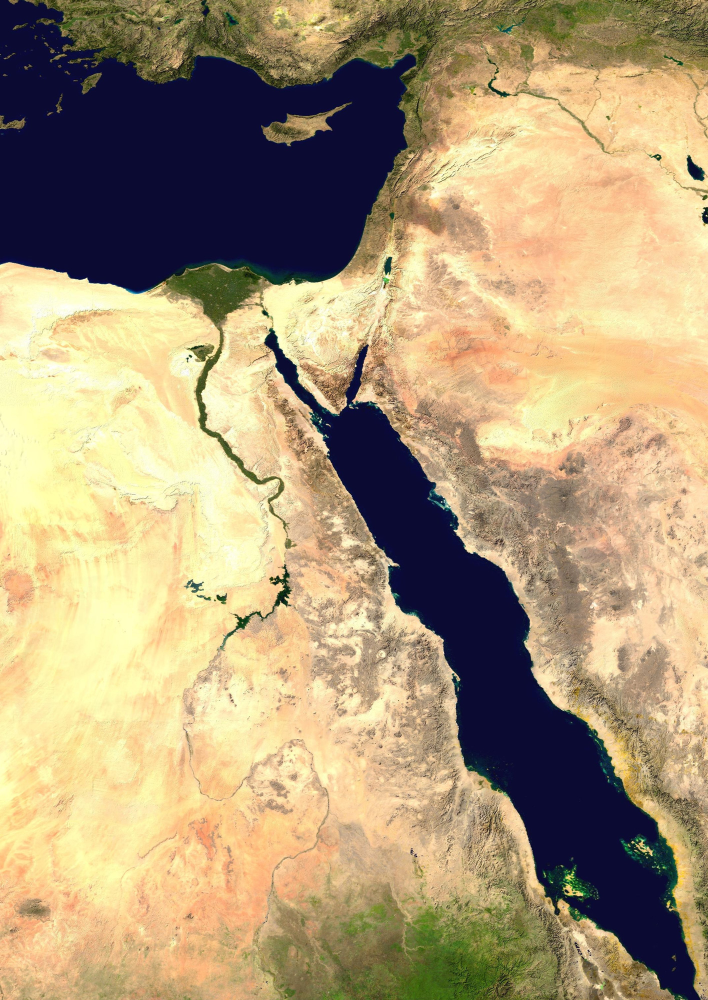
%> input picture matlab/big.jpg, 1416 x 2000 px, given in place of small.jpg, which was not available (shown at 1/2 size)
$ octave readmap_deuce.m   (GNU Octave 9; MATLAB toolbox functions it lacks are replaced by stand-ins)
%> lines starting %> are read from the running program, lines starting %| are printed output that depends on the picture; in (x1, y1, x2, y2) boxes, pixels count from 0 and x2, y2 are one past the last pixel; in counts of white or black regions, pixels touching at a corner belong together; the program's own positions count from 1; pictures that were not available may be replaced by others from this repository, and a replacement may not be noted
clear all; close all; clc;
% na podstawie obrazka o nazwie fname oblicza i zapisuje mapy:
% woda/lad (land),
% popytu (des),
% obronnosci (def)
% dlugo sie wykonuje
%%
fname = 'big.jpg';
fname = 'small.jpg';
img = imread(fname);
%> img is the input picture: size 2000x1416x3 uint8; mean R, G, B 172.7, 153.6, 119.8
%img = imresize( img, .3);

r = img(:,:,1);
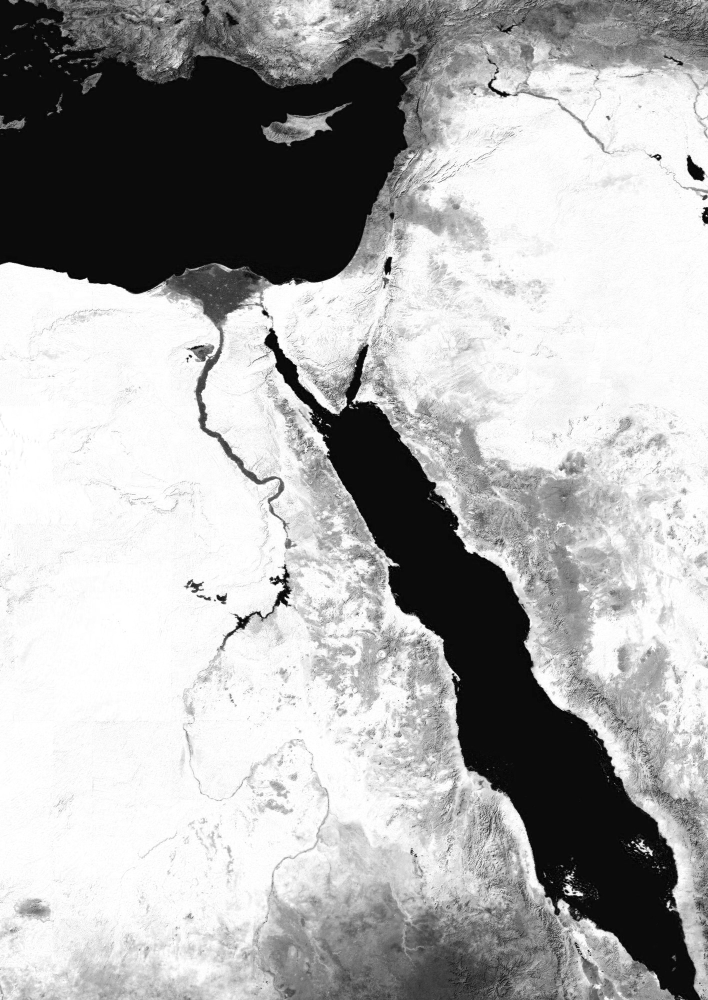
%> r: size 2000x1416 uint8 (shown at 1/2 size); min 0, max 255, mean 172.7
g = img(:,:,2);
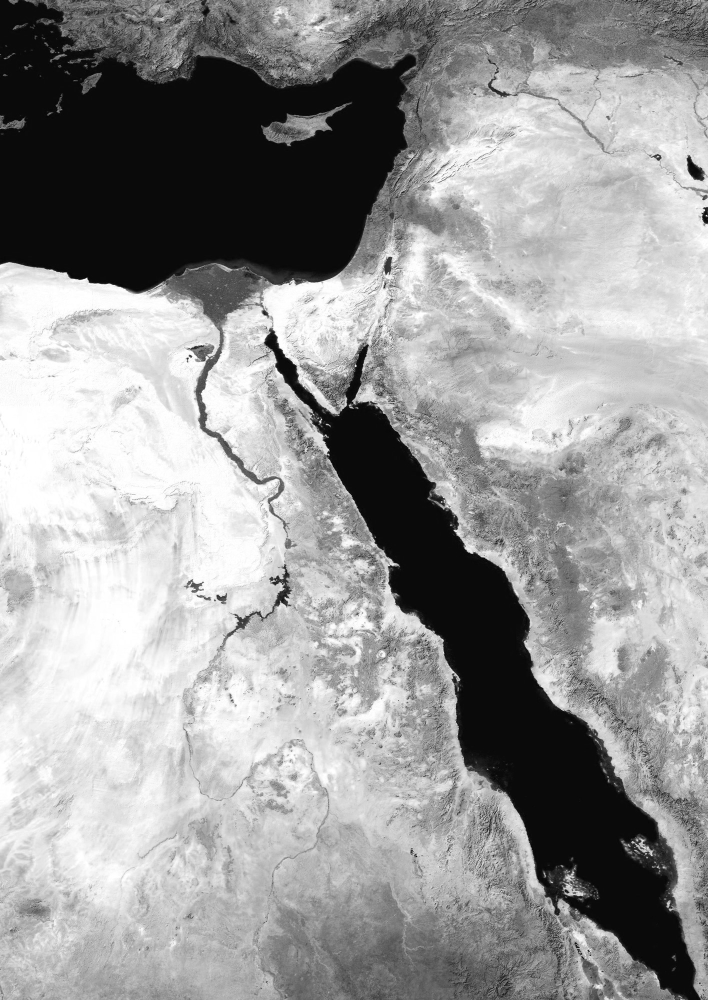
%> g: size 2000x1416 uint8 (shown at 1/2 size); min 0, max 255, mean 153.6
b = img(:,:,3);
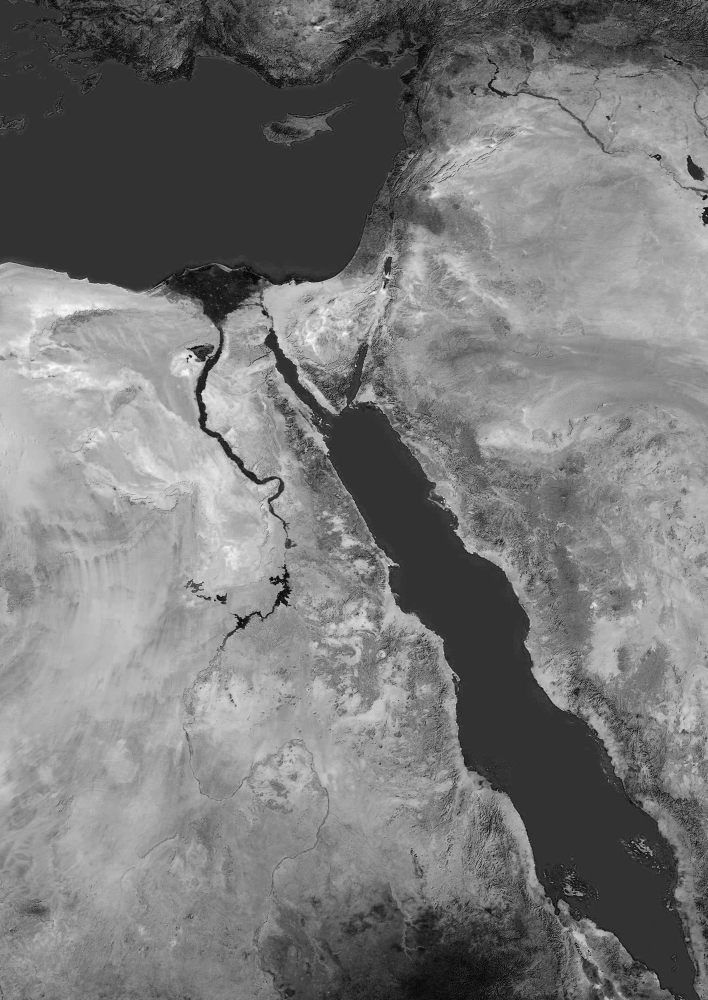
%> b: size 2000x1416 uint8 (shown at 1/2 size); min 0, max 255, mean 119.8
% [5 lines of commented-out code are left out]
%%
desert = r>210 & g>210 & b<200;
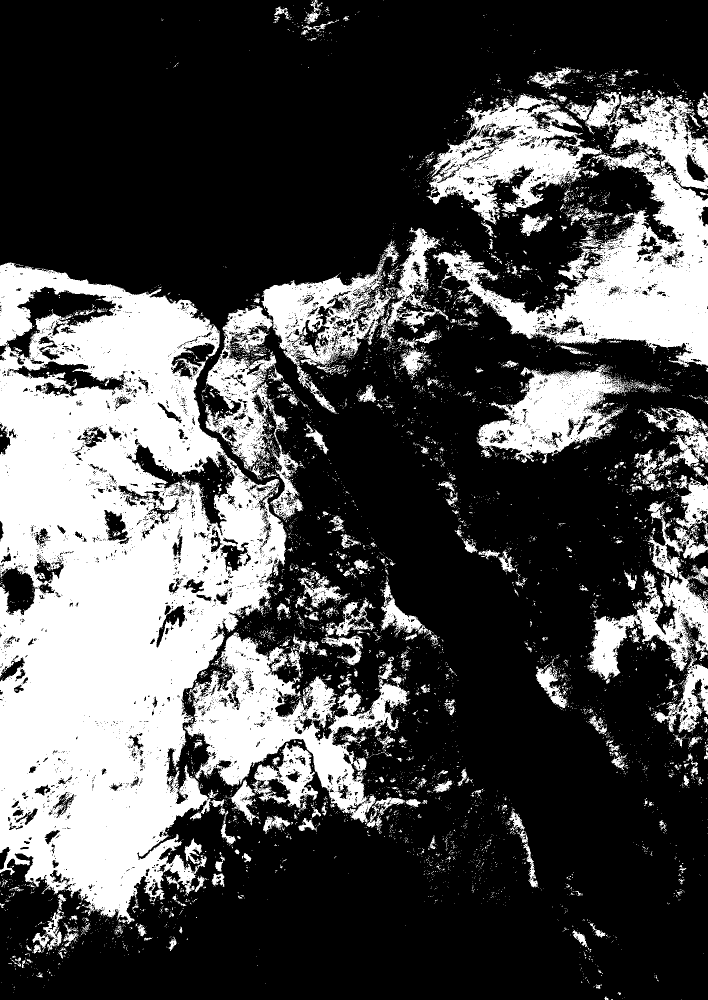
%> desert: size 2000x1416 logical (shown at 1/2 size); 30.6% white; 7619 white regions (7165 under 20 px), largest, box (x1, y1, x2, y2) and area: (0, 525, 573, 1848) 453961, (865, 301, 1416, 734) 80125, (368, 1264, 821, 1646) 60936
land = (b<60 & b>35 & r+g<130) | (b>10 & b<31 & g>30 & g<80);
%> land: size 2000x1416 logical; 20.4% white; 6665 white regions (6512 under 20 px), largest, box (x1, y1, x2, y2) and area: (0, 0, 833, 580) 321094, (530, 658, 1401, 2000) 229661, (383, 563, 467, 627) 1485
%land = imdilate(land, strel('disk',1));
land = imerode(land, strel('disk',1));%zgaszenie samotnych pixeli
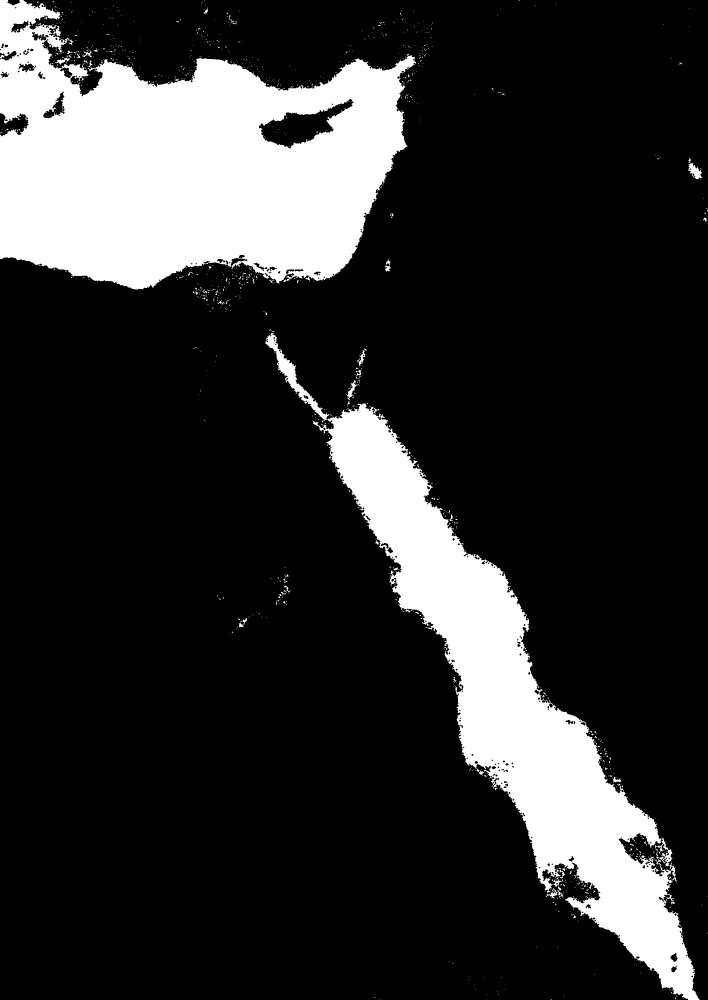
%> land: size 2000x1416 logical (shown at 1/2 size); 18.5% white; 1100 white regions (1065 under 20 px), largest, box (x1, y1, x2, y2) and area: (0, 0, 832, 579) 306765, (531, 666, 1400, 2000) 212351, (1376, 326, 1405, 358) 464
highlands = r-g<30 & b+20<r & b<160 & b>60;
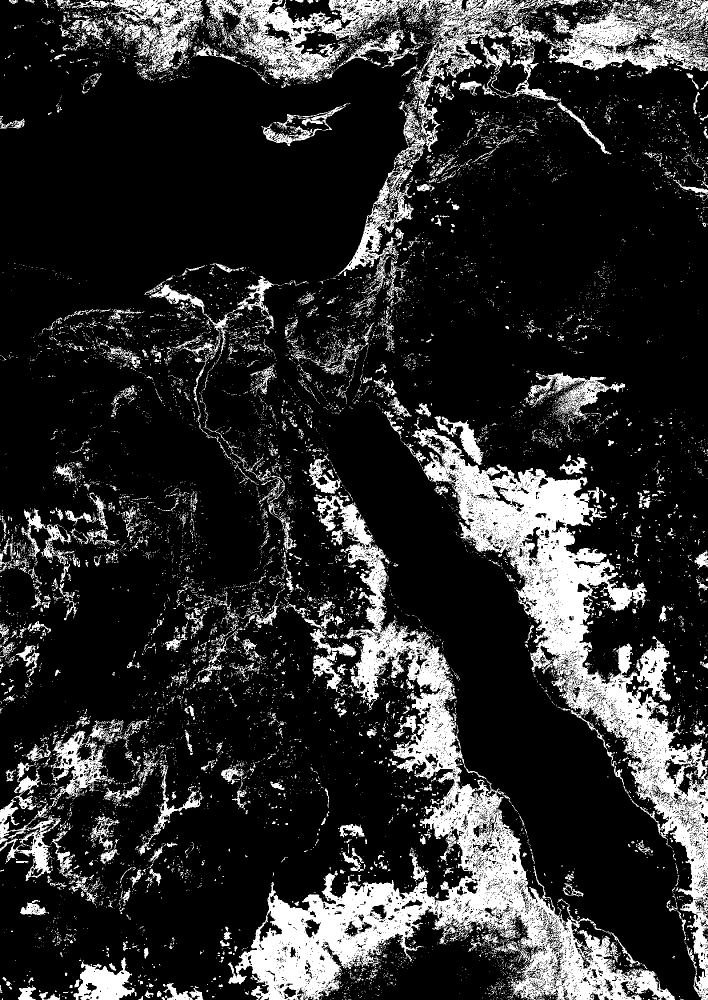
%> highlands: size 2000x1416 logical (shown at 1/2 size); 18.2% white; 12127 white regions (11188 under 20 px), largest, box (x1, y1, x2, y2) and area: (456, 989, 1350, 2000) 144214, (822, 855, 1416, 2000) 115208, (411, 0, 868, 166) 23080
%%
foliage = land * 0;
%> foliage: size 2000x1416 double; every value is 0
high = foliage;
[X Y] = size(land);
%> X = 2000; Y = 1416

%> (the run ends here)
